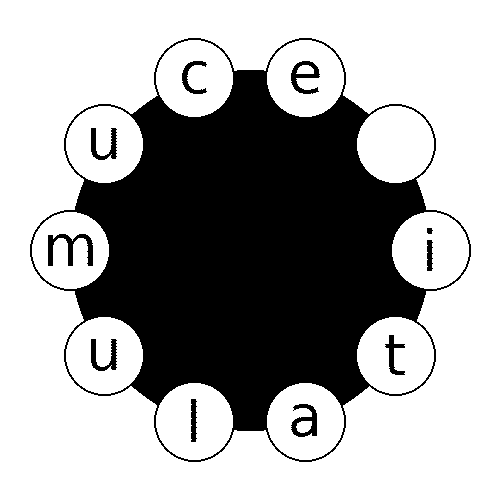

Generate this figure with Python:
import random
from PIL import Image, ImageDraw, ImageFont
from print import print_puzzle

# Word list
words = [
    "sunshine", "backpack", "midnight", "elephant", "notebook", "triangle", "calendar",
    "dolphins", "mountain", "chocolate", "sandwich", "marathon", "painting", "keyboard",
    "bicycles", "magazine", "campfire", "pineapple", "airplane", "umbrella", "vacation",
    "laughter", "snowfall", "reindeer", "necklace", "treasure", "avocados", "baseball",
    "skylight", "password", "birthday", "storybook", "volcanoes", "headphones", "telescope",
    "drifting", "brilliant", "mystical", "gardener", "spectrum"
]

# Scrabble scores
scrabble_scores = {
    'a': 1, 'b': 3, 'c': 3, 'd': 2, 'e': 1,
    'f': 4, 'g': 2, 'h': 4, 'i': 1, 'j': 8,
    'k': 5, 'l': 1, 'm': 3, 'n': 1, 'o': 1,
    'p': 3, 'q': 10, 'r': 1, 's': 1, 't': 1,
    'u': 1, 'v': 4, 'w': 4, 'x': 8, 'y': 4,
    'z': 10
}

def get_random_word(word_list):
    return random.choice(word_list)

def top_scoring_letter(word):
    return max(word.lower(), key=lambda letter: scrabble_scores.get(letter, 0))

def shuffle(word):
    word = word.lower()
    top_letter = top_scoring_letter(word)
    index = word.find(top_letter)
    word = word[:index] + ' ' + word[index + 1:]

    # 50% chance to reverse
    if random.random() < 0.5:
        word = word[::-1]

    # "Shuffle" using slice rearrangement
    r_index = random.randint(0, len(word))
    word = word[r_index:] + word[:r_index]

    return word

def draw(word, output_file='puzzle.png'):
    shuffled = shuffle(word)
    size = 500
    font_size = 56
    image = Image.new('RGB', (size, size), color='white')
    draw = ImageDraw.Draw(image)

    # Load font (fallback to default if 'Impact' is not available)
    try:
        font = ImageFont.truetype("DejaVuSans.ttf", font_size)
    except IOError:
        font = ImageFont.load_default()

    angle_step = 360 / len(shuffled)
    radius = len(word) * 18

    bbox = [size / 2 - radius, size / 2 - radius, size / 2 + radius, size / 2 + radius]
    draw.ellipse(bbox, outline='black', width=1, fill='black')

    for i, letter in enumerate(shuffled):
        theta = angle_step * i * (math.pi / 180)
        x = int(size / 2 + radius * math.cos(theta))
        y = int(size / 2 + radius * math.sin(theta))
        
        bbox = font.getbbox(letter)
        text_width = bbox[2] - bbox[0]
        text_height = bbox[3] - bbox[1]

        # Correct vertical offset by shifting based on bbox center
        offset_x = text_width / 2
        offset_y = (bbox[3] + bbox[1]) / 2  # Average of top and bottom

        bbox = [x - 40, y  - 40, x  + 40, y  + 40]
        draw.ellipse(bbox, outline='black', width=2, fill='white')

        draw.text((x - offset_x, y - offset_y), letter, font=font, fill='black')



    image.save(output_file)
    print(f"Created: {output_file}")

if __name__ == '__main__':
    import math
    word = get_random_word(words)
    draw(word)
    print_puzzle()
    print("done")
